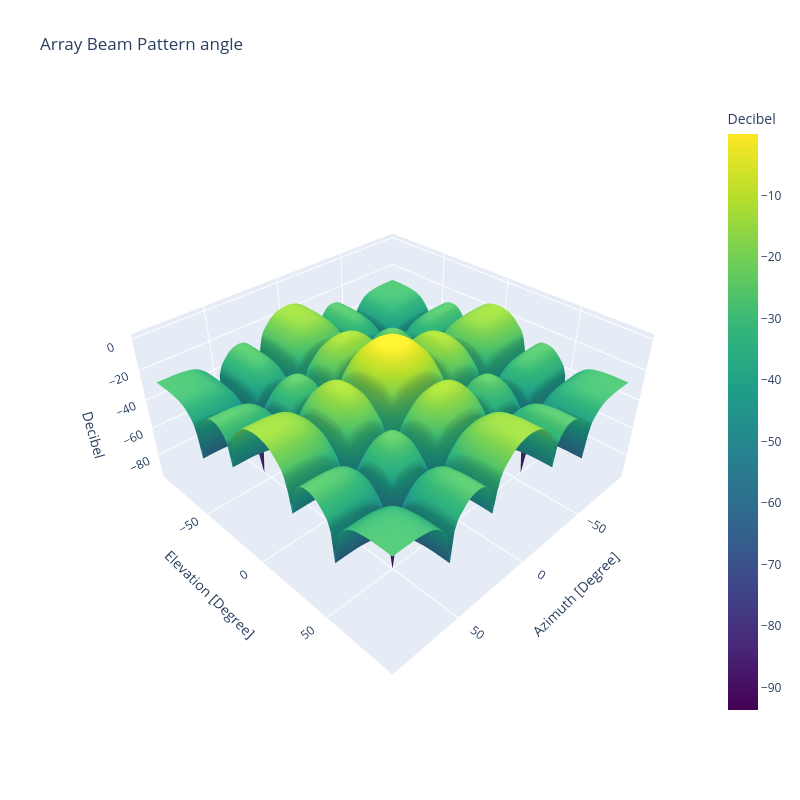

The cell this chart's notebook holds for it:
### Code cell
beam_width = 30
beam_width_tuple = (
    Angle(beam_width, PhaseUnit.DEGREE),
    Angle(beam_width, PhaseUnit.DEGREE),
)

az_bound = 90
el_bound = 90
az_bound_tuple = (Angle(-az_bound, PhaseUnit.DEGREE), Angle(az_bound, PhaseUnit.DEGREE))
el_bound_tuple = (Angle(-el_bound, PhaseUnit.DEGREE), Angle(el_bound, PhaseUnit.DEGREE))


element_pattern = pattern.Isotropic()
freq = Frequency(1, FrequencyUnit.GIGAHERTZ)
antenna_element = Element(element_pattern, az_bound_tuple, el_bound_tuple, freq, 1)

cf = Frequency(1, FrequencyUnit.GIGAHERTZ)
distance = convert.cf_to_min_dist(cf)
array_geometry = geometry.Grid(5, 5, distance)

arr = Array(antenna_element, array_geometry)

arr.plot.beam(
    DirectionDomain.ANGLE,
    PhaseUnit.DEGREE,
    AmplitudeDomain.AntennaFactor,
    AmplitudeUnit.DECIBEL,
    FigureType.SURFACE,
    Frequency(1, FrequencyUnit.GIGAHERTZ),
)

### Figure 1 — Plotly figure (JSON) as saved in the notebook; plotly's stock layout.template omitted (floating-point values rounded to 4 significant figures; data arrays with more than 128 entries replaced by an {"elided": "..."} marker saying what was removed)
{"data": [{"colorbar": {"title": {"text": "Decibel"}}, "colorscale": [[0, "#440154"], [0.1111, "#482878"], [0.2222, "#3e4989"], [0.3333, "#31688e"], [0.4444, "#26828e"], [0.5556, "#1f9e89"], [0.6667, "#35b779"], [0.7778, "#6ece58"], [0.8889, "#b5de2b"], [1, "#fde725"]], "connectgaps": true, "type": "surface", "x": [-90.0, -88.18, -86.36, -84.55, -82.73, -80.91, -79.09, -77.27, -75.45, -73.64, -71.82, -70.0, -68.18, -66.36, -64.55, -62.73, -60.91, -59.09, -57.27, -55.45, -53.64, -51.82, -50.0, -48.18, -46.36, -44.55, -42.73, -40.91, -39.09, -37.27, -35.45, -33.64, -31.82, -30.0, -28.18, -26.36, -24.55, -22.73, -20.91, -19.09, -17.27, -15.45, -13.64, -11.82, -10.0, -8.182, -6.364, -4.545, -2.727, -0.9091, 0.9091, 2.727, 4.545, 6.364, 8.182, 10.0, 11.82, 13.64, 15.45, 17.27, 19.09, 20.91, 22.73, 24.55, 26.36, 28.18, 30.0, 31.82, 33.64, 35.45, 37.27, 39.09, 40.91, 42.73, 44.55, 46.36, 48.18, 50.0, 51.82, 53.64, 55.45, 57.27, 59.09, 60.91, 62.73, 64.55, 66.36, 68.18, 70.0, 71.82, 73.64, 75.45, 77.27, 79.09, 80.91, 82.73, 84.55, 86.36, 88.18, 90.0], "y": [-90.0, -88.18, -86.36, -84.55, -82.73, -80.91, -79.09, -77.27, -75.45, -73.64, -71.82, -70.0, -68.18, -66.36, -64.55, -62.73, -60.91, -59.09, -57.27, -55.45, -53.64, -51.82, -50.0, -48.18, -46.36, -44.55, -42.73, -40.91, -39.09, -37.27, -35.45, -33.64, -31.82, -30.0, -28.18, -26.36, -24.55, -22.73, -20.91, -19.09, -17.27, -15.45, -13.64, -11.82, -10.0, -8.182, -6.364, -4.545, -2.727, -0.9091, 0.9091, 2.727, 4.545, 6.364, 8.182, 10.0, 11.82, 13.64, 15.45, 17.27, 19.09, 20.91, 22.73, 24.55, 26.36, 28.18, 30.0, 31.82, 33.64, 35.45, 37.27, 39.09, 40.91, 42.73, 44.55, 46.36, 48.18, 50.0, 51.82, 53.64, 55.45, 57.27, 59.09, 60.91, 62.73, 64.55, 66.36, 68.18, 70.0, 71.82, 73.64, 75.45, 77.27, 79.09, 80.91, 82.73, 84.55, 86.36, 88.18, 90.0], "z": {"elided": "99x99 float values"}}], "layout": {"height": 800, "scene": {"aspectmode": "manual", "aspectratio": {"x": 1, "y": 1, "z": 0.5}, "xaxis": {"title": {"text": "Azimuth [Degree]"}}, "yaxis": {"title": {"text": "Elevation [Degree]"}}, "zaxis": {"title": {"text": "Decibel"}}}, "title": {"text": "Array Beam Pattern angle"}, "width": 800}}
